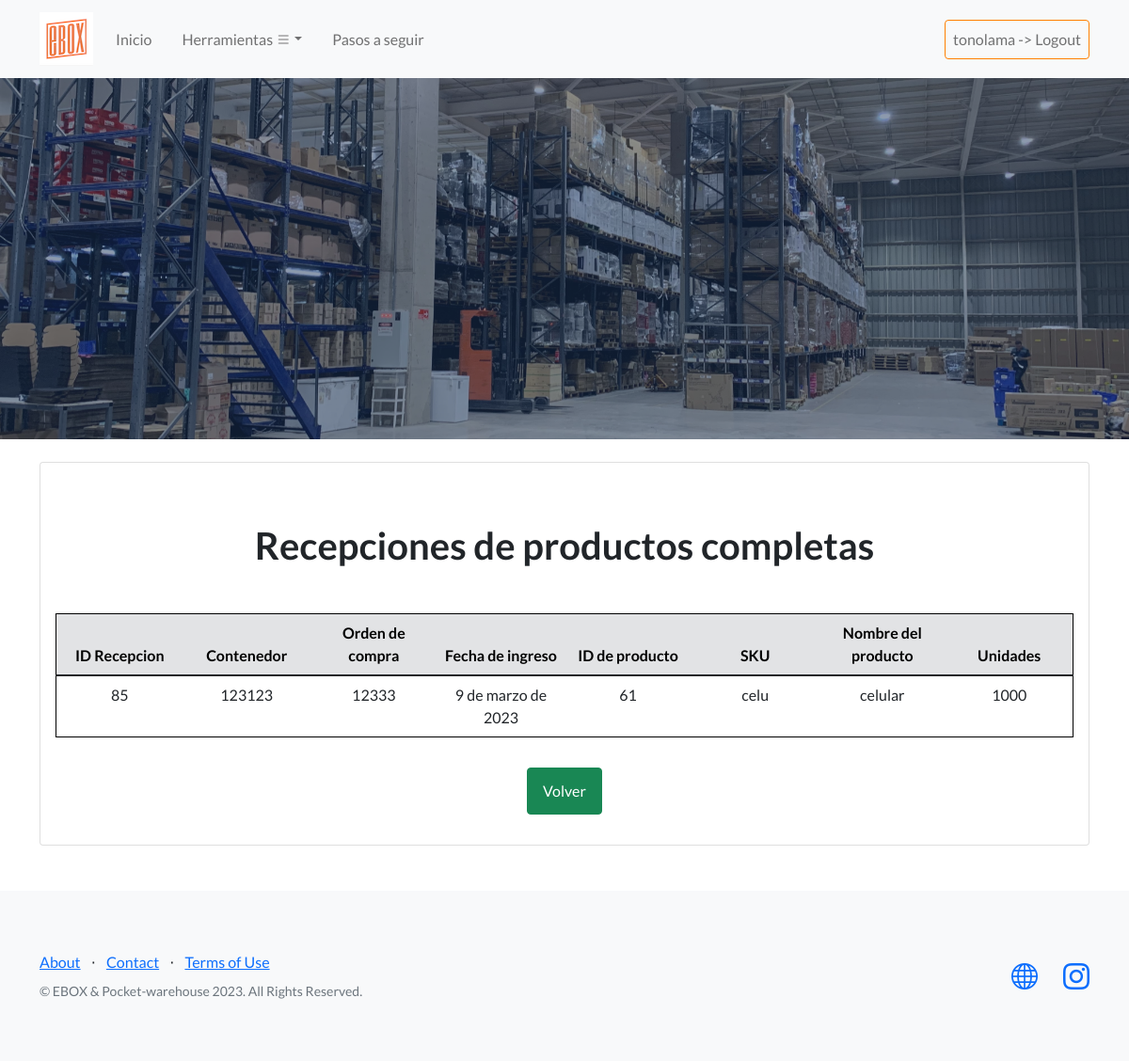
The page /eboxApp/recepcion/wRecepcion_full/ (signed in) on the database as committed earlier.
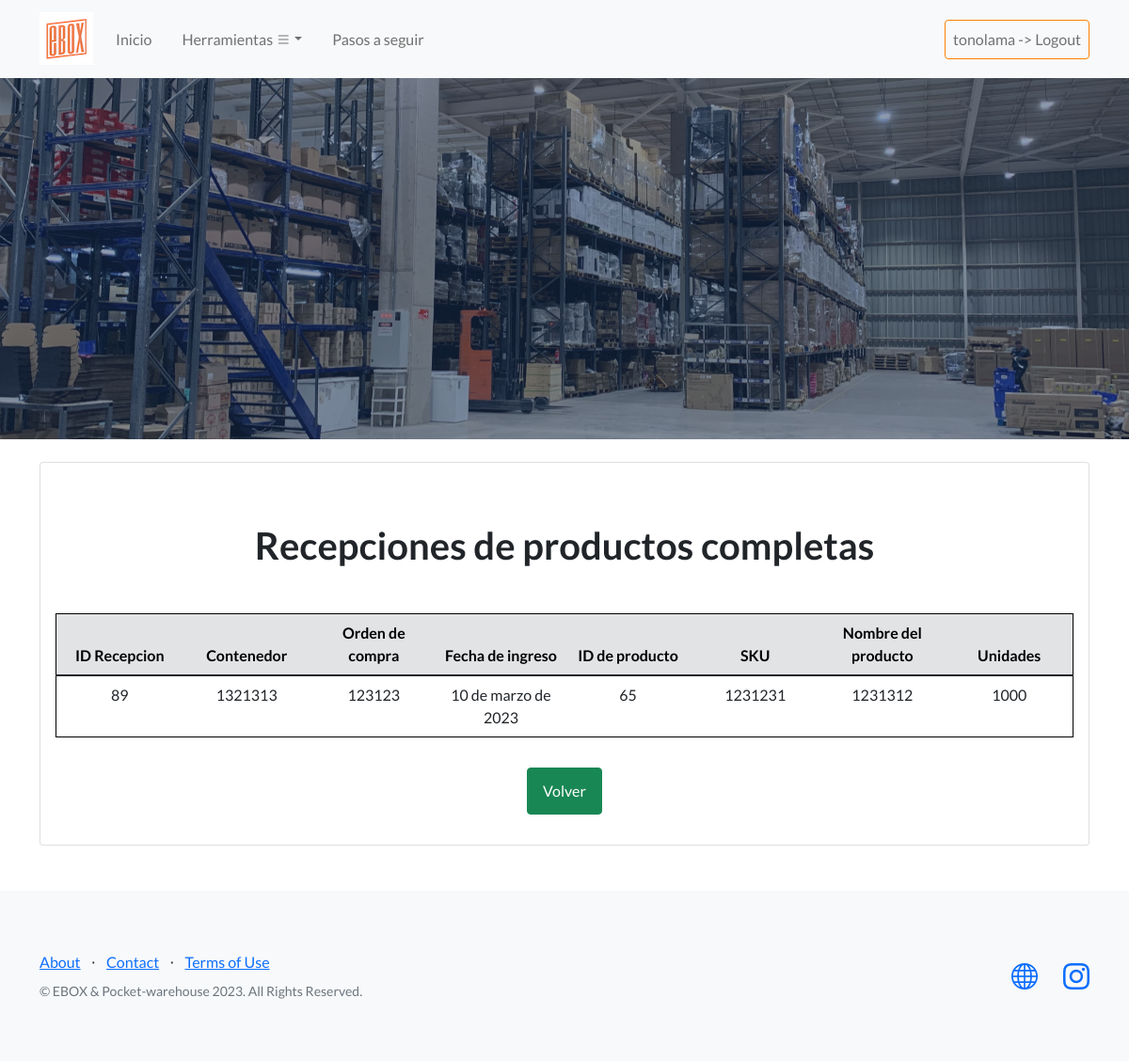
The same page on the database as committed later.
### eboxApp/models.py (models this page shows, shortened)
class Recepcion(models.Model):
    num_contenedor = models.CharField(max_length=100)
    orden_compra = models.CharField(max_length=100, null = True)
    sku_in = models.ForeignKey(Maestra, on_delete=models.CASCADE)
    unidades_in = models.IntegerField()
    fecha_recepcion = models.DateField(null=True)

class Maestra(models.Model):
    nombre_producto = models.CharField(max_length=300)
    numero_sku = models.CharField(max_length=300)
    categoria = models.CharField(max_length=300)

### eboxApp/views.py (the view)
# urls.py: path('recepcion/wRecepcion_full/', views.buscarRecepcion, name = 'buscarTodoRecepcion'),
@login_required
def buscarRecepcion(request):
    if request.method == 'GET': # si existe una solicitud, get
        recepciones = Recepcion.objects.all()
        return render(request, 'eboxApp/wRecepcion_full.html', {'recepciones':recepciones })

### eboxApp/templates/eboxApp/wRecepcion_full.html (shortened to what this page needs)
{% extends "eboxApp/base.html" %}
{% load static %}
{% block contenido_que_cambia %}
<div class="container text-center" id = "listadocompras">
    <div class="card mt-4">
        <div class="card-body">
            <h1 class="my-5">Recepciones de productos completas</h1>
            {% if recepciones %}
                <div class="table-responsive">
                    <table class="table table-hover">
                        <thead>
                            <tr class = "table-secondary">
                                <th>ID Recepcion</th>
                                <th>Contenedor</th>
                                <th>Orden de compra</th>
                                <th>Fecha de ingreso</th>
                                <th>ID de producto</th>
                                <th>SKU</th>
                                <th>Nombre del producto</th>
                                <th>Unidades</th>
                            </tr>
                        </thead>
                        <tbody>
                            {% for recepcion in recepciones %}
                                <tr>
                                    <td>{{recepcion.pk}}</td>
                                    <td>{{recepcion.num_contenedor}}</td>
                                    <td>{{recepcion.orden_compra}}</td>
                                    <td>{{recepcion.fecha_recepcion}}</td>
                                    <td>{{recepcion.sku_in.id}}</td>
                                    <td>{{recepcion.sku_in.numero_sku}}</td>
                                    <td>{{recepcion.sku_in.nombre_producto}}</td>
                                    <td>{{recepcion.unidades_in}}</td>
                                </tr>
                            {% endfor %}
                        </tbody>
                    </table>
                </div>
                <a class="btn btn-success my-3" href="{% url 'eboxApp:Recepcion' %}">Volver</a>
            {% else %}
                <div class="my-5">
                    <h3>No hay datos</h3>
                </div>
                <a class="btn btn-warning my-3" href="{% url 'eboxApp:Recepcion' %}">Volver</a>
            {% endif %}
        </div>
    </div>
</div>
{% endblock %}

Rows that differ between the two databases and show on the page:
removed Recepcion: pk "85", num_contenedor "123123", orden_compra "12333", fecha_recepcion "9 de marzo de 2023", sku_in.id "61", sku_in.numero_sku "celu", sku_in.nombre_producto "celular", unidades_in "1000"
added Recepcion: pk "89", num_contenedor "1321313", orden_compra "123123", fecha_recepcion "10 de marzo de 2023", sku_in.id "65", sku_in.numero_sku "1231231", sku_in.nombre_producto "1231312", unidades_in "1000"
